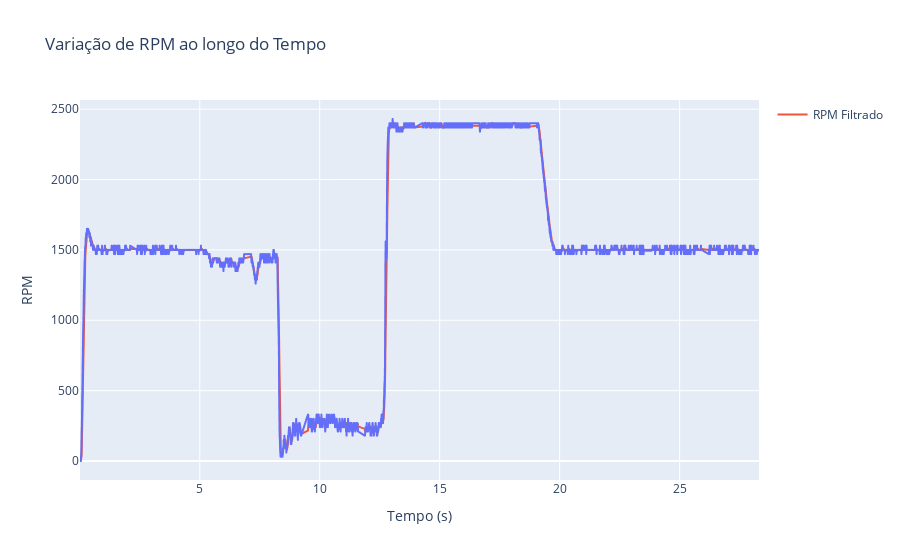

Write notebook code for a chart like this one.
### Code cell
window_size = 5
dados['dados_filtrados'] = dados['RPM'].rolling(window=window_size, min_periods=1).mean()


plt.figure(figsize=(10, 6))
plt.plot(dados['Tempo (s)'], dados['RPM'], label='Dados Originais')
plt.plot(dados['Tempo (s)'], dados['dados_filtrados'], label='Dados Filtrados (Média Móvel)')
plt.xlabel('Tempo (s)')
plt.ylabel('RPM')
plt.title('Dados Originais vs Dados Filtrados')
plt.legend()
plt.grid(True)
plt.tight_layout()
plt.show()


fig = px.line(dados, x='Tempo (s)', y='RPM', title='Variação de RPM ao longo do Tempo')
fig.add_scatter(x=dados['Tempo (s)'], y=dados['dados_filtrados'], mode='lines', name='RPM Filtrado')
fig.update_xaxes(title='Tempo (s)')
fig.update_yaxes(title='RPM')
fig.show()

### Figure 1 — Plotly figure (JSON) as saved in the notebook; plotly's stock layout.template omitted (floating-point values rounded to 4 significant figures; data arrays with more than 128 entries replaced by an {"elided": "..."} marker saying what was removed)
{"data": [{"hovertemplate": "Tempo (s)=%{x}<br>RPM=%{y}<extra></extra>", "legendgroup": "", "line": {"color": "#636efa", "dash": "solid"}, "marker": {"symbol": "circle"}, "mode": "lines", "name": "", "showlegend": false, "type": "scattergl", "x": {"elided": "2520 float values"}, "xaxis": "x", "y": {"elided": "2520 int values"}, "yaxis": "y"}, {"mode": "lines", "name": "RPM Filtrado", "type": "scatter", "x": {"elided": "2520 float values"}, "y": {"elided": "2520 int values"}}], "layout": {"legend": {"tracegroupgap": 0}, "title": {"text": "Variação de RPM ao longo do Tempo"}, "xaxis": {"anchor": "y", "domain": [0, 1], "title": {"text": "Tempo (s)"}}, "yaxis": {"anchor": "x", "domain": [0, 1], "title": {"text": "RPM"}}}}
